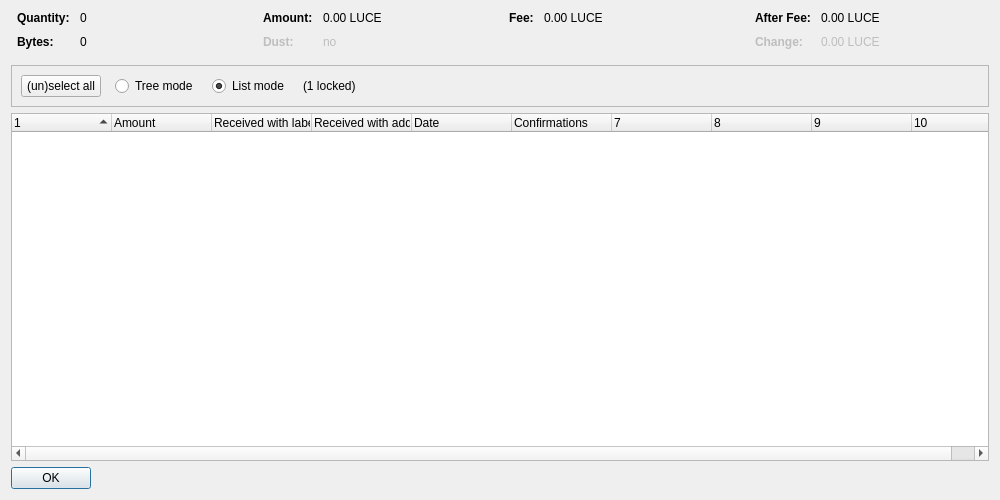
<?xml version="1.0" encoding="UTF-8"?>
<ui version="4.0">
 <class>CoinControlDialog</class>
 <widget class="QDialog" name="CoinControlDialog">
  <property name="geometry">
   <rect>
    <x>0</x>
    <y>0</y>
    <width>1000</width>
    <height>500</height>
   </rect>
  </property>
  <property name="windowTitle">
   <string>Coin Selection</string>
  </property>
  <layout class="QVBoxLayout" name="verticalLayout">
   <item>
    <layout class="QHBoxLayout" name="horizontalLayoutTop" stretch="0,0,0,0">
     <property name="topMargin">
      <number>0</number>
     </property>
     <property name="bottomMargin">
      <number>10</number>
     </property>
     <item>
      <layout class="QFormLayout" name="formLayoutCoinControl1">
       <property name="horizontalSpacing">
        <number>10</number>
       </property>
       <property name="verticalSpacing">
        <number>10</number>
       </property>
       <property name="leftMargin">
        <number>6</number>
       </property>
       <property name="rightMargin">
        <number>6</number>
       </property>
       <item row="0" column="0">
        <widget class="QLabel" name="labelCoinControlQuantityText">
         <property name="font">
          <font>
           <weight>75</weight>
           <bold>true</bold>
          </font>
         </property>
         <property name="text">
          <string>Quantity:</string>
         </property>
        </widget>
       </item>
       <item row="0" column="1">
        <widget class="QLabel" name="labelCoinControlQuantity">
         <property name="cursor">
          <cursorShape>IBeamCursor</cursorShape>
         </property>
         <property name="contextMenuPolicy">
          <enum>Qt::ActionsContextMenu</enum>
         </property>
         <property name="text">
          <string notr="true">0</string>
         </property>
         <property name="textInteractionFlags">
          <set>Qt::LinksAccessibleByMouse|Qt::TextSelectableByKeyboard|Qt::TextSelectableByMouse</set>
         </property>
        </widget>
       </item>
       <item row="1" column="0">
        <widget class="QLabel" name="labelCoinControlBytesText">
         <property name="font">
          <font>
           <weight>75</weight>
           <bold>true</bold>
          </font>
         </property>
         <property name="text">
          <string>Bytes:</string>
         </property>
        </widget>
       </item>
       <item row="1" column="1">
        <widget class="QLabel" name="labelCoinControlBytes">
         <property name="cursor">
          <cursorShape>IBeamCursor</cursorShape>
         </property>
         <property name="contextMenuPolicy">
          <enum>Qt::ActionsContextMenu</enum>
         </property>
         <property name="text">
          <string notr="true">0</string>
         </property>
         <property name="textInteractionFlags">
          <set>Qt::LinksAccessibleByMouse|Qt::TextSelectableByKeyboard|Qt::TextSelectableByMouse</set>
         </property>
        </widget>
       </item>
      </layout>
     </item>
     <item>
      <layout class="QFormLayout" name="formLayoutCoinControl2">
       <property name="horizontalSpacing">
        <number>10</number>
       </property>
       <property name="verticalSpacing">
        <number>10</number>
       </property>
       <property name="leftMargin">
        <number>6</number>
       </property>
       <property name="rightMargin">
        <number>6</number>
       </property>
       <item row="0" column="0">
        <widget class="QLabel" name="labelCoinControlAmountText">
         <property name="font">
          <font>
           <weight>75</weight>
           <bold>true</bold>
          </font>
         </property>
         <property name="text">
          <string>Amount:</string>
         </property>
        </widget>
       </item>
       <item row="0" column="1">
        <widget class="QLabel" name="labelCoinControlAmount">
         <property name="cursor">
          <cursorShape>IBeamCursor</cursorShape>
         </property>
         <property name="contextMenuPolicy">
          <enum>Qt::ActionsContextMenu</enum>
         </property>
         <property name="text">
          <string notr="true">0.00 LUCE</string>
         </property>
         <property name="textInteractionFlags">
          <set>Qt::LinksAccessibleByMouse|Qt::TextSelectableByKeyboard|Qt::TextSelectableByMouse</set>
         </property>
        </widget>
       </item>
       <item row="1" column="0">
        <widget class="QLabel" name="labelCoinControlLowOutputText">
         <property name="enabled">
          <bool>false</bool>
         </property>
         <property name="font">
          <font>
           <weight>75</weight>
           <bold>true</bold>
          </font>
         </property>
         <property name="text">
          <string>Dust:</string>
         </property>
        </widget>
       </item>
       <item row="1" column="1">
        <widget class="QLabel" name="labelCoinControlLowOutput">
         <property name="enabled">
          <bool>false</bool>
         </property>
         <property name="cursor">
          <cursorShape>IBeamCursor</cursorShape>
         </property>
         <property name="contextMenuPolicy">
          <enum>Qt::ActionsContextMenu</enum>
         </property>
         <property name="text">
          <string notr="true">no</string>
         </property>
         <property name="textInteractionFlags">
          <set>Qt::LinksAccessibleByMouse|Qt::TextSelectableByKeyboard|Qt::TextSelectableByMouse</set>
         </property>
        </widget>
       </item>
      </layout>
     </item>
     <item>
      <layout class="QFormLayout" name="formLayoutCoinControl3">
       <property name="horizontalSpacing">
        <number>10</number>
       </property>
       <property name="verticalSpacing">
        <number>10</number>
       </property>
       <property name="leftMargin">
        <number>6</number>
       </property>
       <property name="rightMargin">
        <number>6</number>
       </property>
       <item row="0" column="0">
        <widget class="QLabel" name="labelCoinControlFeeText">
         <property name="font">
          <font>
           <weight>75</weight>
           <bold>true</bold>
          </font>
         </property>
         <property name="text">
          <string>Fee:</string>
         </property>
        </widget>
       </item>
       <item row="0" column="1">
        <widget class="QLabel" name="labelCoinControlFee">
         <property name="cursor">
          <cursorShape>IBeamCursor</cursorShape>
         </property>
         <property name="contextMenuPolicy">
          <enum>Qt::ActionsContextMenu</enum>
         </property>
         <property name="text">
          <string notr="true">0.00 LUCE</string>
         </property>
         <property name="textInteractionFlags">
          <set>Qt::LinksAccessibleByMouse|Qt::TextSelectableByKeyboard|Qt::TextSelectableByMouse</set>
         </property>
        </widget>
       </item>
      </layout>
     </item>
     <item>
      <layout class="QFormLayout" name="formLayoutCoinControl4">
       <property name="horizontalSpacing">
        <number>10</number>
       </property>
       <property name="verticalSpacing">
        <number>10</number>
       </property>
       <property name="leftMargin">
        <number>6</number>
       </property>
       <property name="rightMargin">
        <number>6</number>
       </property>
       <item row="0" column="0">
        <widget class="QLabel" name="labelCoinControlAfterFeeText">
         <property name="font">
          <font>
           <weight>75</weight>
           <bold>true</bold>
          </font>
         </property>
         <property name="text">
          <string>After Fee:</string>
         </property>
        </widget>
       </item>
       <item row="0" column="1">
        <widget class="QLabel" name="labelCoinControlAfterFee">
         <property name="cursor">
          <cursorShape>IBeamCursor</cursorShape>
         </property>
         <property name="contextMenuPolicy">
          <enum>Qt::ActionsContextMenu</enum>
         </property>
         <property name="text">
          <string notr="true">0.00 LUCE</string>
         </property>
         <property name="textInteractionFlags">
          <set>Qt::LinksAccessibleByMouse|Qt::TextSelectableByKeyboard|Qt::TextSelectableByMouse</set>
         </property>
        </widget>
       </item>
       <item row="1" column="0">
        <widget class="QLabel" name="labelCoinControlChangeText">
         <property name="enabled">
          <bool>false</bool>
         </property>
         <property name="font">
          <font>
           <weight>75</weight>
           <bold>true</bold>
          </font>
         </property>
         <property name="text">
          <string>Change:</string>
         </property>
        </widget>
       </item>
       <item row="1" column="1">
        <widget class="QLabel" name="labelCoinControlChange">
         <property name="enabled">
          <bool>false</bool>
         </property>
         <property name="cursor">
          <cursorShape>IBeamCursor</cursorShape>
         </property>
         <property name="contextMenuPolicy">
          <enum>Qt::ActionsContextMenu</enum>
         </property>
         <property name="text">
          <string notr="true">0.00 LUCE</string>
         </property>
         <property name="textInteractionFlags">
          <set>Qt::LinksAccessibleByMouse|Qt::TextSelectableByKeyboard|Qt::TextSelectableByMouse</set>
         </property>
        </widget>
       </item>
      </layout>
     </item>
    </layout>
   </item>
   <item>
    <widget class="QFrame" name="frame">
     <property name="minimumSize">
      <size>
       <width>0</width>
       <height>40</height>
      </size>
     </property>
     <property name="frameShape">
      <enum>QFrame::StyledPanel</enum>
     </property>
     <property name="frameShadow">
      <enum>QFrame::Sunken</enum>
     </property>
     <layout class="QHBoxLayout" name="horizontalLayout">
      <item>
       <layout class="QHBoxLayout" name="horizontalLayoutPanel" stretch="0,0,0,0,0">
        <property name="spacing">
         <number>14</number>
        </property>
        <item>
         <widget class="QPushButton" name="pushButtonSelectAll">
          <property name="sizePolicy">
           <sizepolicy hsizetype="Maximum" vsizetype="Fixed">
            <horstretch>0</horstretch>
            <verstretch>0</verstretch>
           </sizepolicy>
          </property>
          <property name="text">
           <string>(un)select all</string>
          </property>
          <property name="autoDefault">
           <bool>false</bool>
          </property>
         </widget>
        </item>
        <item>
         <widget class="QRadioButton" name="radioTreeMode">
          <property name="sizePolicy">
           <sizepolicy hsizetype="Maximum" vsizetype="Fixed">
            <horstretch>0</horstretch>
            <verstretch>0</verstretch>
           </sizepolicy>
          </property>
          <property name="text">
           <string>Tree mode</string>
          </property>
         </widget>
        </item>
        <item>
         <widget class="QRadioButton" name="radioListMode">
          <property name="sizePolicy">
           <sizepolicy hsizetype="Maximum" vsizetype="Fixed">
            <horstretch>0</horstretch>
            <verstretch>0</verstretch>
           </sizepolicy>
          </property>
          <property name="text">
           <string>List mode</string>
          </property>
          <property name="checked">
           <bool>true</bool>
          </property>
         </widget>
        </item>
        <item>
         <widget class="QLabel" name="labelLocked">
          <property name="text">
           <string notr="true">(1 locked)</string>
          </property>
         </widget>
        </item>
        <item>
         <spacer name="horizontalSpacer">
          <property name="orientation">
           <enum>Qt::Horizontal</enum>
          </property>
          <property name="sizeHint" stdset="0">
           <size>
            <width>40</width>
            <height>20</height>
           </size>
          </property>
         </spacer>
        </item>
       </layout>
      </item>
     </layout>
    </widget>
   </item>
   <item>
    <widget class="CoinControlTreeWidget" name="treeWidget">
     <property name="contextMenuPolicy">
      <enum>Qt::CustomContextMenu</enum>
     </property>
     <property name="sortingEnabled">
      <bool>false</bool>
     </property>
     <property name="columnCount">
      <number>10</number>
     </property>
     <attribute name="headerShowSortIndicator" stdset="0">
      <bool>true</bool>
     </attribute>
     <attribute name="headerStretchLastSection">
      <bool>false</bool>
     </attribute>
     <column>
      <property name="text">
       <string/>
      </property>
     </column>
     <column>
      <property name="text">
       <string>Amount</string>
      </property>
     </column>
     <column>
      <property name="text">
       <string>Received with label</string>
      </property>
     </column>
     <column>
      <property name="text">
       <string>Received with address</string>
      </property>
     </column>
     <column>
      <property name="text">
       <string>Date</string>
      </property>
     </column>
     <column>
      <property name="text">
       <string>Confirmations</string>
      </property>
      <property name="toolTip">
       <string>Confirmed</string>
      </property>
     </column>
     <column>
      <property name="text">
       <string/>
      </property>
     </column>
     <column>
      <property name="text">
       <string/>
      </property>
     </column>
     <column>
      <property name="text">
       <string/>
      </property>
     </column>
     <column>
      <property name="text">
       <string/>
      </property>
     </column>
    </widget>
   </item>
   <item>
    <widget class="QDialogButtonBox" name="buttonBox">
     <property name="sizePolicy">
      <sizepolicy hsizetype="Maximum" vsizetype="Fixed">
       <horstretch>0</horstretch>
       <verstretch>0</verstretch>
      </sizepolicy>
     </property>
     <property name="orientation">
      <enum>Qt::Horizontal</enum>
     </property>
     <property name="standardButtons">
      <set>QDialogButtonBox::Ok</set>
     </property>
    </widget>
   </item>
  </layout>
 </widget>
 <customwidgets>
  <customwidget>
   <class>CoinControlTreeWidget</class>
   <extends>QTreeWidget</extends>
   <header>coincontroltreewidget.h</header>
  </customwidget>
 </customwidgets>
 <resources/>
 <connections/>
</ui>
